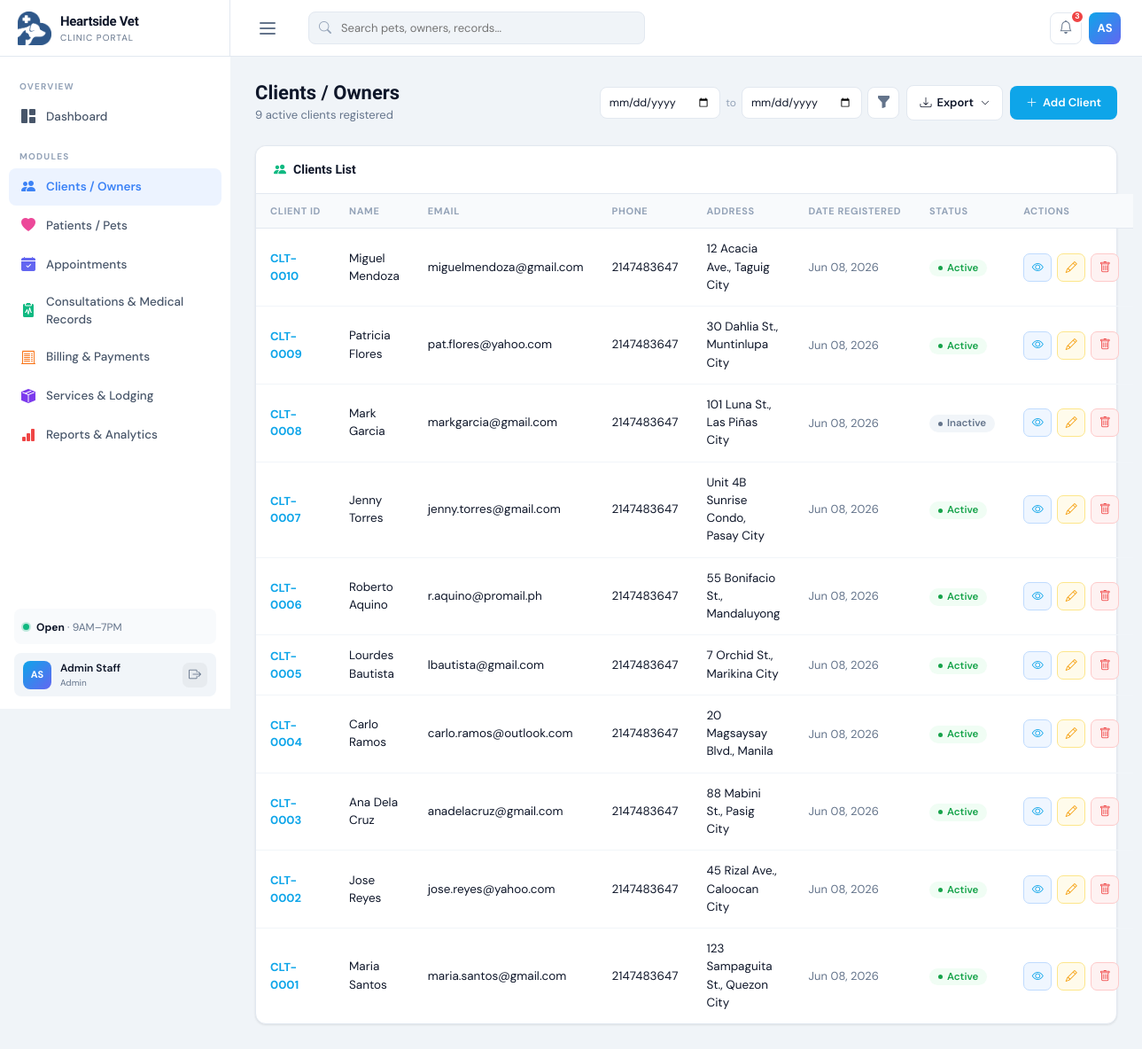
Before: /clients.php (signed in) with the older database file.
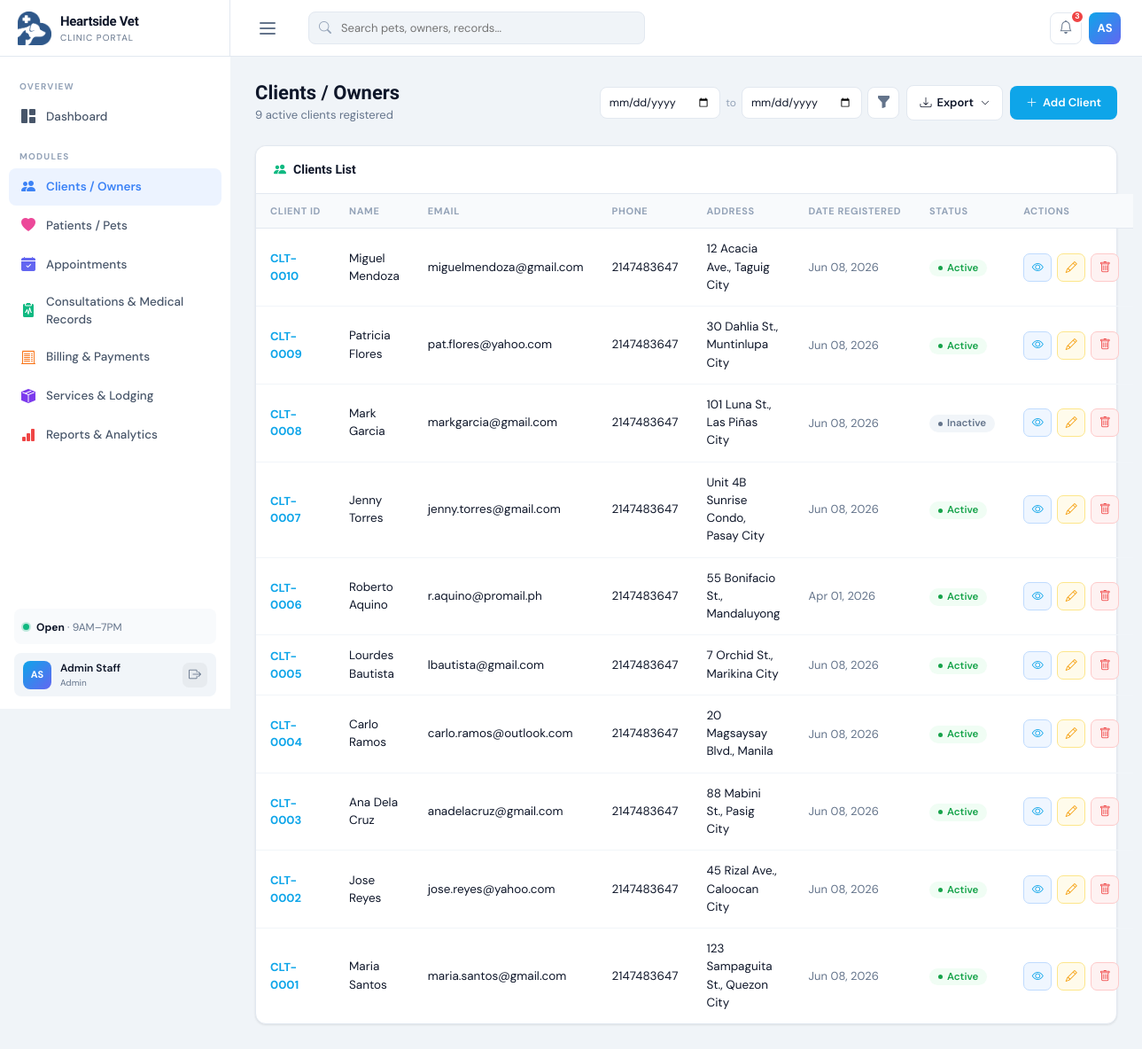
After: the same page with the newer database file.
### tables this page shows
CREATE TABLE `clients` (
  `ClientID` int(11) NOT NULL,
  `FirstName` varchar(100) NOT NULL,
  `LastName` varchar(100) NOT NULL,
  `Email` varchar(150) NOT NULL,
  `Phone` int(11) NOT NULL,
  `Address` text NOT NULL,
  `IsActive` tinyint(1) NOT NULL DEFAULT 1,
  `IsDeleted` tinyint(1) NOT NULL DEFAULT 0,
  `CreatedAt` datetime NOT NULL DEFAULT current_timestamp(),
  `UpdatedAt` datetime NOT NULL DEFAULT current_timestamp() ON UPDATE current_timestamp()
);

### clients.php (the view, shortened to what this page needs)
<?php
include('dbconnect.php');
include('header.php');
$totalClients = $conn->query("SELECT COUNT(*) FROM clients WHERE IsActive=1 AND IsDeleted=0")->fetch_row()[0];
$dateFrom = $_GET['date_from'] ?? '';
$dateTo   = $_GET['date_to']   ?? '';
$dateSql  = '';
?>
<div class="page-header">
    <div class="page-header-left">
        <h1>Clients / Owners</h1>
        <p><?= $totalClients ?> active clients registered</p>
    </div>
    <div class="page-header-actions">
        <form method="get" class="date-filter-form">
            <input type="date" name="date_from" value="<?= htmlspecialchars($dateFrom) ?>" class="date-filter-input" title="Date registered from">
            <span class="date-filter-sep">to</span>
            <input type="date" name="date_to" value="<?= htmlspecialchars($dateTo) ?>" class="date-filter-input" title="Date registered to">
            <button type="submit" class="btn-date-filter" title="Filter by date registered"><i class="bi bi-funnel-fill"></i></button>
        </form>
        <div class="export-dropdown-wrap">
            <button class="btn-export" onclick="toggleExportMenu('exportMenuClients',this)">
                <i class="bi bi-download"></i> Export <i class="bi bi-chevron-down chevron"></i>
            </button>
        </div>
        <button class="btn-main btn-teal" data-bs-toggle="modal" data-bs-target="#clientModal" onclick="openAdd()"><i class="bi bi-plus-lg"></i> Add Client</button></div>
</div>
<div class="card">
<div class="card-header"><span class="card-header-title"><i class="bi bi-people-fill me-2" style="color:#10b981;"></i>Clients List</span></div>    <div class="card-body p-0">
        <table class="modern-table">
            <thead>
                <tr>
                    <th>Client ID</th>
                    <th>Name</th>
                    <th>Email</th>
                    <th>Phone</th>
                    <th>Address</th>
                    <th>Date Registered</th>
                    <th>Status</th>
                    <th>Actions</th>
                </tr>
            </thead>
            <tbody>
                <?php
                $res = $conn->query("SELECT * FROM clients WHERE IsDeleted = 0 $dateSql ORDER BY ClientID DESC");
                $highlightID = isset($_GET['highlight']) ? intval($_GET['highlight']) : 0;
                while ($row = $res->fetch_assoc()): $formattedId = 'CLT-' . sprintf('%04d', $row['ClientID']);
                ?>
                    <tr id="row-cln-<?= $row['ClientID'] ?>" class="<?= ($highlightID && $highlightID==$row['ClientID']) ? 'search-highlight-row' : '' ?>">
                        <td><div style="font-weight:700; font-size:13px; color:var(--teal);"><?= $formattedId ?></div></td>
                        <td><?= htmlspecialchars($row['FirstName'] . ' ' . $row['LastName']) ?></td>
                        <td><?= htmlspecialchars($row['Email']) ?></td>
                        <td><?= htmlspecialchars($row['Phone']) ?></td>
                        <td><?= htmlspecialchars($row['Address']) ?></td>
                        <td style="font-size:13px; color:var(--muted);">
                            <?= $row['CreatedAt'] ? date('M d, Y', strtotime($row['CreatedAt'])) : '—' ?>
                        </td>
                        <td><?= $row['IsActive'] ? '<span class="badge-modern badge-active">Active</span>' : '<span class="badge-modern badge-inactive">Inactive</span>' ?></td>
                        <td>
                            <div style="display:flex; gap:6px;">
                                <button class="btn-icon btn-icon-view" onclick="viewClient(<?= htmlspecialchars(json_encode($row)) ?>)" title="View Details"><i class="bi bi-eye"></i></button>
                                <button class="btn-icon btn-icon-edit" onclick="openEdit(<?= htmlspecialchars(json_encode($row)) ?>)" title="Edit"><i class="bi bi-pencil"></i></button>
                                <a href="clients.php?delete=<?= $row['ClientID'] ?>" class="btn-icon btn-icon-delete" title="Remove" onclick="return confirm('Remove this client?')"><i class="bi bi-trash"></i></a>
                            </div>
                        </td>
                    </tr>
                <?php endwhile; ?>
            </tbody>
        </table>
    </div>
</div>
<?php include('footer.php'); ?>

Changed rows visible on the page:
changed clients "Roberto Aquino": CreatedAt "Jun 08, 2026" → "Apr 01, 2026"
